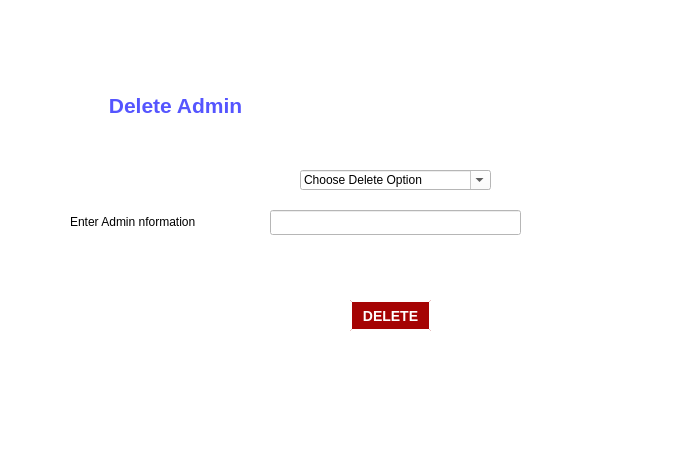
<?xml version="1.0" encoding="UTF-8"?>
<ui version="4.0">
 <class>Dialog</class>
 <widget class="QDialog" name="Dialog">
  <property name="geometry">
   <rect>
    <x>0</x>
    <y>0</y>
    <width>694</width>
    <height>475</height>
   </rect>
  </property>
  <property name="windowTitle">
   <string>Dialog</string>
  </property>
  <widget class="QWidget" name="error_msg" native="true">
   <property name="geometry">
    <rect>
     <x>-10</x>
     <y>-60</y>
     <width>751</width>
     <height>601</height>
    </rect>
   </property>
   <property name="cursor">
    <cursorShape>PointingHandCursor</cursorShape>
   </property>
   <property name="styleSheet">
    <string notr="true">background-color: rgb(255, 255, 255);</string>
   </property>
   <widget class="QLineEdit" name="admin_info">
    <property name="geometry">
     <rect>
      <x>280</x>
      <y>270</y>
      <width>251</width>
      <height>25</height>
     </rect>
    </property>
   </widget>
   <widget class="QPushButton" name="back_btn">
    <property name="geometry">
     <rect>
      <x>110</x>
      <y>500</y>
      <width>31</width>
      <height>31</height>
     </rect>
    </property>
    <property name="cursor">
     <cursorShape>PointingHandCursor</cursorShape>
    </property>
    <property name="styleSheet">
     <string notr="true">background-color:qlineargradient(spread:pad , x1:0, y1:0, x2:1, y2:0, stop:0 rgba(255,178,102,0), stop:o.55 rgba(235,148,61,0), stop:0.98 rgba(0,0,0,0),stop:1 rgba(0,0,0,0));

border-style:outset;

border-width:2px;

border-radius:10px;

border-color:white;</string>
    </property>
    <property name="text">
     <string/>
    </property>
    <property name="icon">
     <iconset>
      <normaloff>images/back_icon.jpeg</normaloff>images/back_icon.jpeg</iconset>
    </property>
   </widget>
   <widget class="QComboBox" name="del_opt">
    <property name="geometry">
     <rect>
      <x>310</x>
      <y>230</y>
      <width>191</width>
      <height>20</height>
     </rect>
    </property>
    <property name="cursor">
     <cursorShape>PointingHandCursor</cursorShape>
    </property>
    <property name="styleSheet">
     <string notr="true">QComboBox:item:selected{
background-color: rgb(153, 193, 241);}</string>
    </property>
    <property name="editable">
     <bool>true</bool>
    </property>
    <property name="currentText">
     <string>Choose Delete Option</string>
    </property>
   </widget>
   <widget class="QPushButton" name="delete_btn">
    <property name="geometry">
     <rect>
      <x>360</x>
      <y>360</y>
      <width>81</width>
      <height>31</height>
     </rect>
    </property>
    <property name="styleSheet">
     <string notr="true">border-color: rgb(255, 255, 255);
border-style:outset;
border-width:2px;
border_radius:10px;
background-color:rgb(165,4,4);
color:white;
font: bold 14px;
padding:6px;
min-width:10px;
</string>
    </property>
    <property name="text">
     <string>DELETE</string>
    </property>
   </widget>
   <widget class="QLabel" name="label">
    <property name="geometry">
     <rect>
      <x>270</x>
      <y>320</y>
      <width>301</width>
      <height>31</height>
     </rect>
    </property>
    <property name="styleSheet">
     <string notr="true">color: rgb(255, 0, 0);</string>
    </property>
    <property name="text">
     <string/>
    </property>
   </widget>
   <widget class="QLabel" name="label_2">
    <property name="geometry">
     <rect>
      <x>100</x>
      <y>150</y>
      <width>171</width>
      <height>31</height>
     </rect>
    </property>
    <property name="styleSheet">
     <string notr="true">font: 63 11pt &quot;URW Bookman&quot;;</string>
    </property>
    <property name="text">
     <string>&lt;html&gt;&lt;head/&gt;&lt;body&gt;&lt;p align=&quot;center&quot;&gt;&lt;span style=&quot; font-size:16pt; font-weight:600; color:#5555ff;&quot;&gt;Delete Admin&lt;/span&gt;&lt;/p&gt;&lt;/body&gt;&lt;/html&gt;</string>
    </property>
   </widget>
   <widget class="QPushButton" name="home_btn">
    <property name="geometry">
     <rect>
      <x>630</x>
      <y>90</y>
      <width>21</width>
      <height>21</height>
     </rect>
    </property>
    <property name="cursor">
     <cursorShape>PointingHandCursor</cursorShape>
    </property>
    <property name="styleSheet">
     <string notr="true">border-style:outset;</string>
    </property>
    <property name="text">
     <string/>
    </property>
    <property name="icon">
     <iconset>
      <normaloff>images/home_icon.jpeg</normaloff>images/home_icon.jpeg</iconset>
    </property>
   </widget>
   <widget class="QLabel" name="label_3">
    <property name="geometry">
     <rect>
      <x>50</x>
      <y>80</y>
      <width>51</width>
      <height>41</height>
     </rect>
    </property>
    <property name="text">
     <string/>
    </property>
    <property name="pixmap">
     <pixmap>niit.png</pixmap>
    </property>
    <property name="scaledContents">
     <bool>true</bool>
    </property>
   </widget>
   <widget class="QLabel" name="label_4">
    <property name="geometry">
     <rect>
      <x>80</x>
      <y>266</y>
      <width>191</width>
      <height>31</height>
     </rect>
    </property>
    <property name="styleSheet">
     <string notr="true">font:12pt &quot;Ubuntu&quot;;</string>
    </property>
    <property name="text">
     <string>Enter Admin nformation</string>
    </property>
   </widget>
   <widget class="QPushButton" name="logout_btn">
    <property name="geometry">
     <rect>
      <x>660</x>
      <y>90</y>
      <width>21</width>
      <height>21</height>
     </rect>
    </property>
    <property name="cursor">
     <cursorShape>PointingHandCursor</cursorShape>
    </property>
    <property name="styleSheet">
     <string notr="true">border-style:outset;</string>
    </property>
    <property name="text">
     <string/>
    </property>
    <property name="icon">
     <iconset>
      <normaloff>images/logout_icon.png</normaloff>images/logout_icon.png</iconset>
    </property>
   </widget>
  </widget>
 </widget>
 <resources/>
 <connections/>
</ui>
